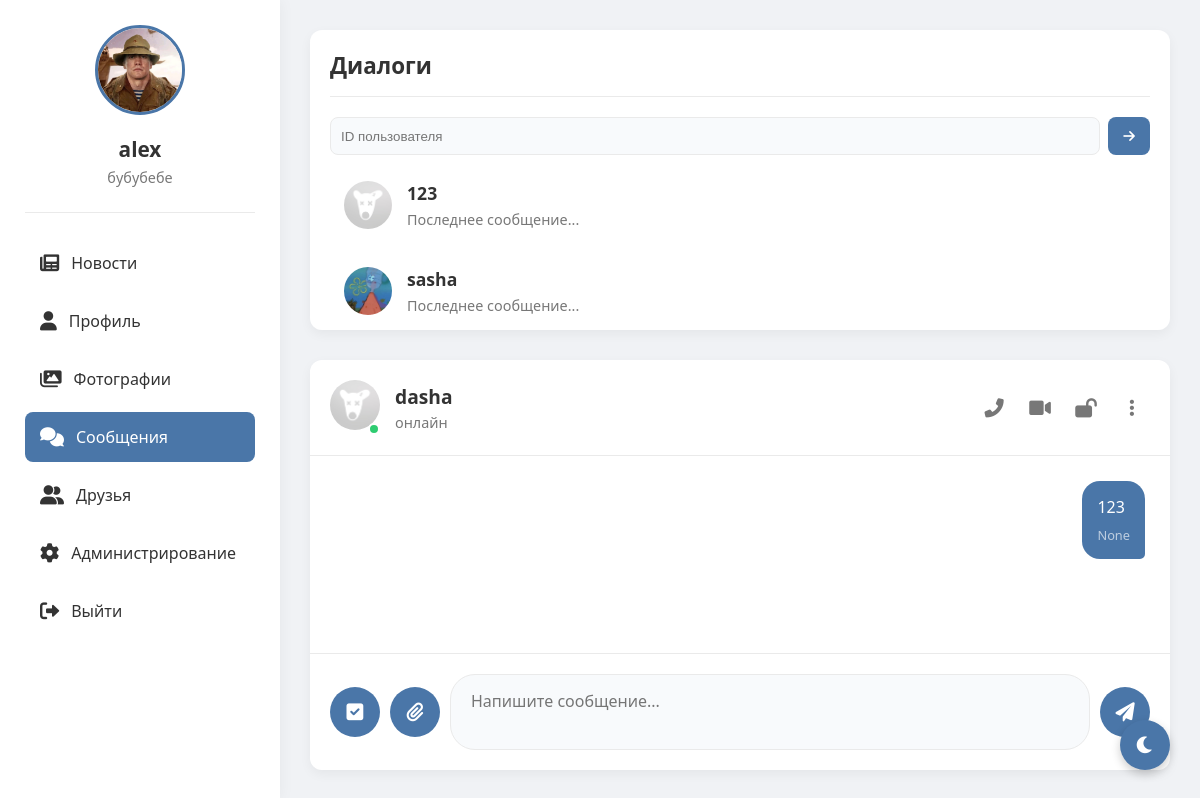
/messages/4 (signed in), run on the app's committed database.
### tables this page shows
CREATE TABLE users (
                id INTEGER PRIMARY KEY AUTOINCREMENT,
                username TEXT UNIQUE NOT NULL,
                password TEXT NOT NULL,
                email TEXT,
                bio TEXT,
                avatar TEXT, role TEXT DEFAULT 'user' CHECK(role IN ('admin', 'moderator', 'user')), is_online BOOLEAN DEFAULT FALSE, last_seen DATETIME);

CREATE TABLE messages (
                id INTEGER PRIMARY KEY AUTOINCREMENT,
                sender_id INTEGER NOT NULL,
                receiver_id INTEGER NOT NULL,
                content TEXT NOT NULL,
                file_path TEXT,
                timestamp DATETIME DEFAULT CURRENT_TIMESTAMP,
                FOREIGN KEY(sender_id) REFERENCES users(id),
                FOREIGN KEY(receiver_id) REFERENCES users(id));

### routes/messages.py (the view)
@bp.route('/messages')
@bp.route('/messages/<int:friend_id>')
def messages(friend_id=None):
    if 'user_id' not in session:
        return redirect(url_for('auth.index'))
    user_id = session['user_id']
    conn = get_db()
    c = conn.cursor()
    c.execute("SELECT * FROM users WHERE id = ?", (user_id,))
    user = c.fetchone()
    c.execute('''SELECT users.id, users.username, users.avatar, users.is_online, users.last_seen
                FROM friends
                JOIN users ON friends.friend_id = users.id
                WHERE friends.user_id = ? AND friends.status = 'accepted'
                UNION
                SELECT users.id, users.username, users.avatar, users.is_online, users.last_seen
                FROM friends
                JOIN users ON friends.user_id = users.id
                WHERE friends.friend_id = ? AND friends.status = 'accepted'
                ORDER BY username''', (user_id, user_id))
    friends = c.fetchall()
    messages = []
    active_friend = None
    if friend_id:
        c.execute("SELECT * FROM users WHERE id = ?", (friend_id,))
        active_friend = c.fetchone()
        c.execute('''SELECT messages.*, users.username, users.avatar
                    FROM messages
                    JOIN users ON messages.sender_id = users.id
                    WHERE (sender_id = ? AND receiver_id = ?)
                    OR (sender_id = ? AND receiver_id = ?)
                    ORDER BY timestamp''',
                 (user_id, friend_id, friend_id, user_id))
        messages = c.fetchall()
    conn.close()
    return render_template('messages.html',
                         user=user,
                         friends=friends,
                         messages=messages,
                         friend_id=friend_id,
                         active_friend=active_friend,
                         active_page='messages')

### models.py (called while the page is built)
def get_db():
    conn = sqlite3.connect('social_network.db')
    conn.row_factory = sqlite3.Row
    return conn

### templates/messages.html (shortened to what this page needs)
<!DOCTYPE html>
<html lang="ru">
<head>
    <link href="https://cdnjs.cloudflare.com/ajax/libs/font-awesome/6.0.0/css/all.min.css" rel="stylesheet">
</head>
<body>
    <div class="app-container">
        <div class="sidebar">
            <div class="profile-card">
                <img src="{% if user[5] %}{{ url_for('static', filename='uploads/' + user[5]) }}{% else %}{{ url_for('static', filename='uploads/default_avatar.png') }}{% endif %}"
                     alt="Avatar"
                     onerror="this.onerror=null; this.src='{{ url_for('static', filename='uploads/default_avatar.png') }}'">
                <h3>{{ user[1] }}</h3>
                <p>{{ user[4] or 'Статус не указан' }}</p>
            </div>
            <div class="nav">
                <a href="{{ url_for('feed.feed') }}">
                    <i class="fas fa-newspaper"></i> Новости
                </a>
                <a href="{{ url_for('profile.profile') }}">
                    <i class="fas fa-user"></i> Профиль
                </a>
                <a href="{{ url_for('gallery.gallery') }}">
                    <i class="fas fa-images"></i> Фотографии
                </a>
                <a href="{{ url_for('messages.messages') }}" {% if active_page == 'messages' %}class="active"{% endif %}>
                    <i class="fas fa-comments"></i> Сообщения
                </a>
                <a href="{{ url_for('friends.friends') }}" {% if active_page == 'friends' %}class="active"{% endif %}>
                    <i class="fas fa-user-friends"></i> Друзья
                </a>
                {% if user[6] == 'admin' %}
                <a href="{{ url_for('admin.admin') }}" {% if active_page == 'admin' %}class="active"{% endif %}>
                    <i class="fas fa-cog"></i> Администрирование
                </a>
                {% endif %}
                <a href="{{ url_for('static.logout') }}">
                    <i class="fas fa-sign-out-alt"></i> Выйти
                </a>
            </div>
        </div>
        <div class="content">
            <div class="friends-list">
                <h2>Диалоги</h2>
                <div style="display:flex; gap:8px; margin-bottom:12px;">
                    <input id="start-chat-id" type="number" placeholder="ID пользователя" style="flex:1; padding:8px 10px; border:1px solid var(--border-color); border-radius:8px; background: var(--info-bg); color: var(--text-primary);">
                    <button id="start-chat-btn" title="Написать" style="width:42px;height:38px;border-radius:8px;border:none;background:var(--active-color);color:#fff;cursor:pointer"><i class="fas fa-arrow-right"></i></button>
                </div>
                {% for friend in friends %}
                <div class="friend-item {% if friend_id == friend[0] %}active{% endif %}" onclick="location.href='{{ url_for('messages.messages', friend_id=friend[0]) }}'">
                    <img src="{% if friend[2] %}{{ url_for('static', filename='uploads/' + friend[2]) }}{% else %}{{ url_for('static', filename='uploads/default_avatar.png') }}{% endif %}"
                         alt="Avatar"
                         onerror="this.onerror=null; this.src='{{ url_for('static', filename='uploads/default_avatar.png') }}'">
                    <div class="friend-info">
                        <h3>{{ friend[1] }}</h3>
                        <p>Последнее сообщение...</p>
                    </div>
                </div>
                {% endfor %}
            </div>
            <div class="chat-container">
                {% if friend_id %}
                <div class="chat-header">
                    <div class="chat-avatar">
                        <img src="{% if active_friend[5] %}{{ url_for('static', filename='uploads/' + active_friend[5]) }}{% else %}{{ url_for('static', filename='uploads/default_avatar.png') }}{% endif %}"
                             alt="Аватар {{ active_friend[1] }}"
                             onerror="this.onerror=null; this.src='{{ url_for('static', filename='uploads/default_avatar.png') }}'">
                        <div class="chat-status {% if active_friend[6] %}chat-status-online{% endif %}"></div>
                    </div>
                    <div class="chat-info">
                        <h3>{{ active_friend[1] }}</h3>
                        <p>
                            {% if active_friend[6] %}
                                онлайн
                            {% else %}
                                был(а) {{ active_friend[7].strftime('%H:%M') if active_friend[7] else 'недавно' }}
                            {% endif %}
                        </p>
                    </div>
                    <div class="chat-actions">
                        <button id="audio-call-btn" title="Аудиозвонок"><i class="fas fa-phone-alt"></i></button>
                        <button id="video-call-btn" title="Видеозвонок"><i class="fas fa-video"></i></button>
                        <button id="encrypt-btn" title="Шифрование" style="display:inline-flex;"><i class="fas fa-lock-open"></i></button>
                        <button title="Дополнительно"><i class="fas fa-ellipsis-v"></i></button>
                    </div>
                </div>
                <div class="chat-messages" id="chat-messages">
                    {% for msg in messages %}
                    <div class="message {% if msg[1] == session['user_id'] %}sent{% else %}received{% endif %}">
                        <div class="message-text">{{ msg[3] }}</div>
                        <div class="message-time">{{ msg[4] }}</div>
                    </div>
                    {% endfor %}
                </div>
                <div class="chat-input">
                    <button id="select-mode-btn" title="Выбрать сообщения"><i class="fas fa-check-square"></i></button>
                    <button id="attach-button" title="Прикрепить файл"><i class="fas fa-paperclip"></i></button>
                    <textarea id="message-input" placeholder="Напишите сообщение..."></textarea>
                    <button id="send-button" title="Отправить"><i class="fas fa-paper-plane"></i></button>
                </div>
                {% else %}
                <div class="empty-chat">
                    <i class="fas fa-comments"></i>
                    <h3>Выберите диалог</h3>
                    <p>Начните общение с вашими друзьями</p>
                </div>
                {% endif %}
            </div>
        </div>
    </div>
    <button class="theme-toggle" id="themeToggle">
        <i class="fas fa-moon"></i>
    </button>
</body>
</html>

### data on the page
users: avatar (picture), username "alex", bio "бубубебе"
users: shows a picture, username "123"
users: avatar (picture), username "sasha"
users: username "dasha"
messages: content "123", msg "None"
